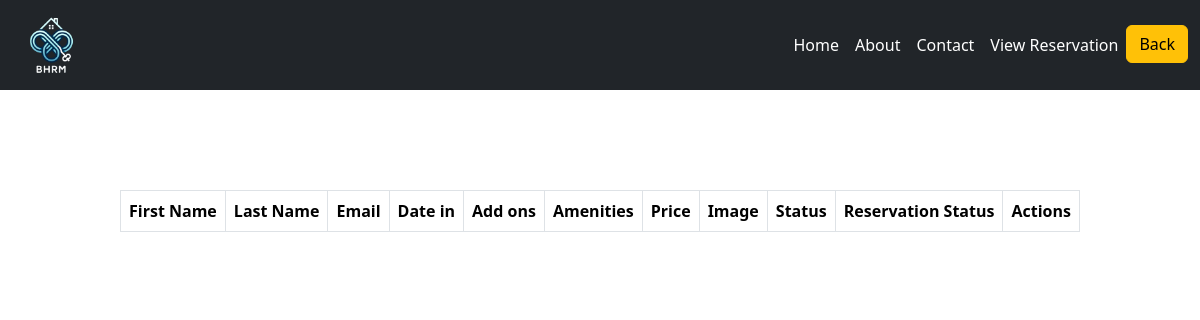
The app's page /reservation.php (signed in), older data.
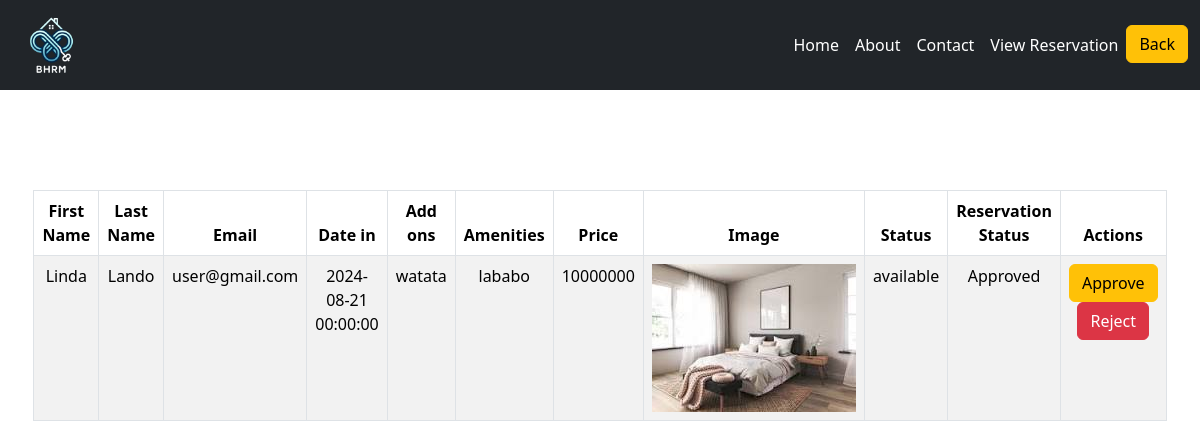
The same page, newer data.
### tables this page shows
CREATE TABLE `reservation` (
  `id` int(255) NOT NULL,
  `fname` varchar(255) NOT NULL,
  `lname` varchar(255) NOT NULL,
  `email` varchar(255) NOT NULL,
  `date_in` datetime NOT NULL DEFAULT current_timestamp(),
  `addons` varchar(255) NOT NULL,
  `room-no` int(255) NOT NULL,
  `amenities` varchar(255) NOT NULL,
  `price` int(255) NOT NULL,
  `image` varchar(255) NOT NULL,
  `status` varchar(255) NOT NULL,
  `res_stat` varchar(255) NOT NULL,
  `hname` varchar(255) NOT NULL
);

### reservation.php (the view, shortened to what this page needs)
<?php require 'php/connection.php';
?>
<!DOCTYPE html>
<html lang="en">
<head>
    <link rel="stylesheet" href="https://cdn.jsdelivr.net/npm/bootstrap@5.3.2/dist/css/bootstrap.min.css">
</head>
<body>
<nav class="navbar navbar-expand-lg navbar-dark bg-dark py-0">
    <div class="container-fluid">
        <a class="navbar-brand" href="#">
            <img src="images/logo.png" width="80" height="80" alt="">
        </a>
        <div class="collapse navbar-collapse" id="navbarNav">
            <ul class="navbar-nav ms-auto">
                <li class="nav-item">
                    <a class="nav-link" href="index.php">Home</a>
                </li>
                <li class="nav-item">
                    <a class="nav-link" href="about.php">About</a>
                </li>
                <li class="nav-item">
                    <a class="nav-link" href="contact.php">Contact</a>
                </li>
                <?php
                    if (!empty($_SESSION["uname"]) && !empty($_SESSION["role"]) && $_SESSION['role'] == 'landlord'){
                        echo '<li class="nav-item"><a class="nav-link" href="reservation.php">View Reservation</a></li>';
                    }
                ?>
                <li class="nav-item">
                    <a class="btn btn-warning" href="boardinghouse.php?hname=<?php echo $_SESSION['hname'];?>">Back</a>
                </li>
            </ul>
        </div>
    </div>
</nav>
    <section>
        <div class="content">
            <table class="table table-bordered table-striped text-center">
                <thead>
                    <tr>
                        <th>First Name</th>
                        <th>Last Name</th>
                        <th>Email</th>
                        <th>Date in</th>
                        <th>Add ons</th>
                        <th>Amenities</th>
                        <th>Price</th>
                        <th>Image</th>
                        <th>Status</th>
                        <th>Reservation Status</th>
                        <?php
                            if (!empty($_SESSION["uname"]) && !empty($_SESSION["role"]) && $_SESSION['role'] == 'landlord'){
                                echo '<th>Actions</th>';
                            }else{
                                echo '';
                            }
                        ?>
                    </tr>
                </thead>
                <tbody>
                    <?php
                    if (!empty($_SESSION) && $_SESSION['role'] == 'landlord') {
                        $hname = $_SESSION['hname'];
                        $query = "select * from reservation where hname = '$hname'";
                        $result = mysqli_query($conn, $query);
                        while ($fetch = mysqli_fetch_assoc($result)) {
                            $id = $fetch['id'];
                    ?>
                            <tr>
                                <td><?php echo $fetch['fname'] ?></td>
                                <td><?php echo $fetch['lname'] ?></td>
                                <td><?php echo $fetch['email'] ?></td>
                                <td><?php echo $fetch['date_in'] ?></td>
                                <td><?php echo $fetch['addons'] ?></td>
                                <td><?php echo $fetch['amenities'] ?></td>
                                <td><?php echo $fetch['price'] ?></td>
                                <td><img src="<?php echo $fetch['image'] ?>"></td>
                                <td><?php echo $fetch['status'] ?></td>
                                <td><?php echo $fetch['res_stat'] ?></td>
                                <?php
                                    if (!empty($_SESSION["uname"]) && !empty($_SESSION["role"]) && $_SESSION['role'] == 'landlord'){
                                ?>
                                <td>
                                    <a href="php/function.php?approve=<?php echo $id;?>"><button class="btn btn-warning">Approve</button></a>
                                    <a href="php/function.php?reject=<?php echo $id;?>"><button class="btn btn-danger">Reject</button></a>
                                </td>
                                <?php } ?>
                            </tr>
                    <?php
                        }
                    }
                    ?>
                </tbody>
            </table>
        </div>
    </section>
</body>
</html>

### reservation.php (style rules this page uses)
.navbar { background-color: #a9a9a9; border-spacing: 10%; }
.navbar-brand img { width: 80px; height: 80px; }
.nav-link { color: #fff !important; }
.content { padding-top: 100px; display: flex; justify-content: center; }
.content { padding-top: 100px; padding-left: 10%; padding-right: 10%; display: flex; justify-content: center; }

Row changes from the older to the newer data that the page shows:
now on this page (row edited): reservation: fname "Linda", lname "Lando", email "user@gmail.com", date_in "2024-08-21 00:00:00", addons "watata", amenities "lababo", price "10000000", image (picture), status "available", res_stat "Approved"
